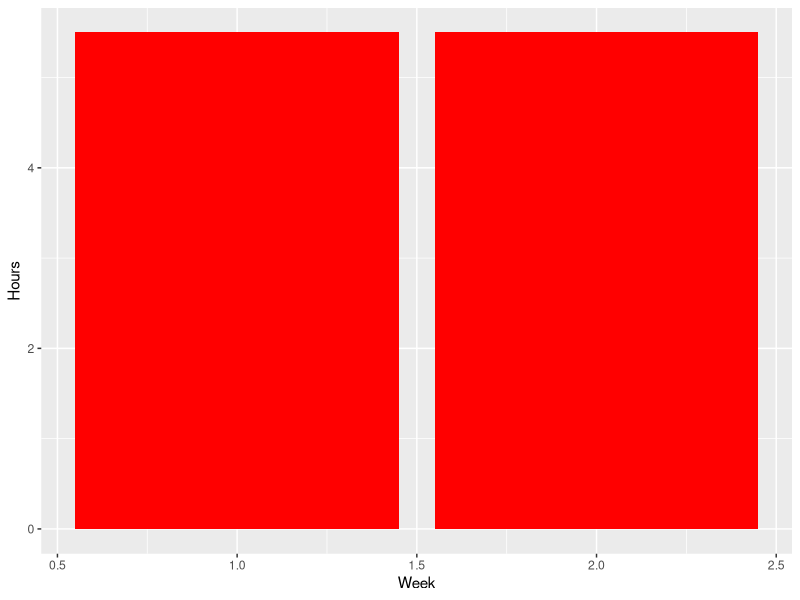
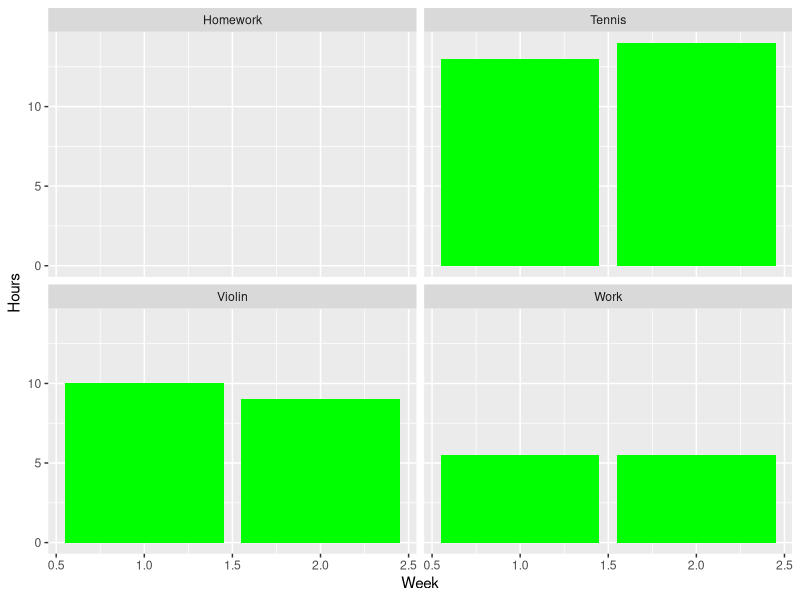
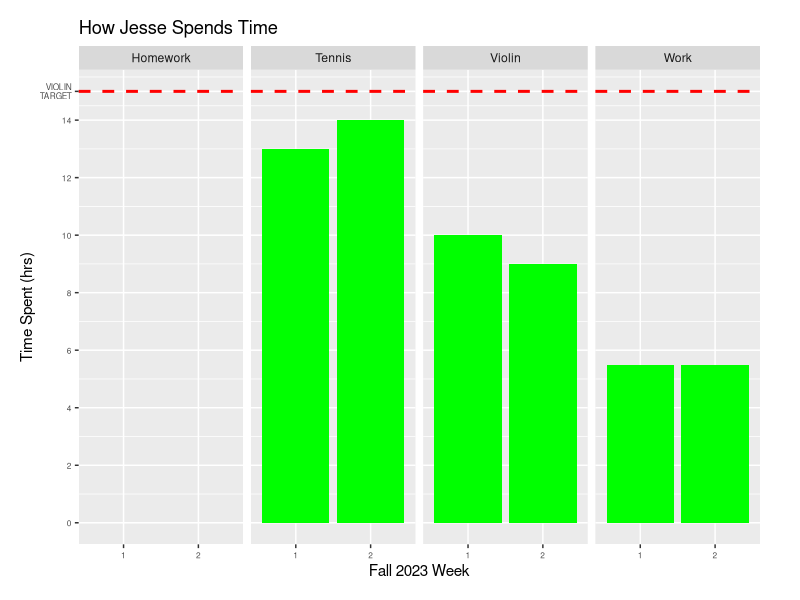

Recreate these plots in R, in order.
library(tidyverse)
JesseTime <- data.frame(Week=c(1,2),Tennis=c(13,14),
                        Violin=c(10,9),Work=c(5.5,5.5),Homework=c(0,0))
JesseTime
g <- ggplot(JesseTime, aes(x=Week,y=Work))
g+geom_bar(stat='identity',fill = "red")+ylab("Hours")
JesseTimeLong <- pivot_longer(JesseTime,cols=-Week,names_to = "measure",
                              values_to = "value")
JesseTimeLong
g <- ggplot(JesseTimeLong, aes(x=Week,y=value))
g+geom_bar(stat='identity',fill = "green")+ylab("Hours")+facet_wrap(~measure)
JesseTime$Week <- factor(JesseTime$Week, levels = JesseTime$Week[order(-JesseTime$Violin)])
JesseTime
JesseTimeLong <- pivot_longer(JesseTime,cols=-Week,names_to = "measure",
                              values_to = "value")
JesseTimeLong
g <- ggplot(JesseTimeLong, aes(x=Week,y=value))
#png(file="JessePlot.png", width=500, height=500)
g+geom_bar(stat='identity',fill = "green")+xlab("Fall 2023 Week")+
  ylab("Time Spent (hrs)")+
  facet_wrap(~measure,ncol=4)+
  scale_y_continuous(breaks = c(0,2,4,6,8,10,12,14,15,16), labels=c("0","2","4","6","8","10","12","14","VIOLIN\nTARGET","16"))+
  ggtitle("How Jesse Spends Time")+
  #theme(plot.title = element_text(hjust = 0.5))+
  geom_hline(yintercept=15, linetype="dashed", color = "red", size=1)+
  theme(plot.margin = unit(c(1,2,1,1), "lines"))+
  theme(axis.text=element_text(size=6))
dev.off()
